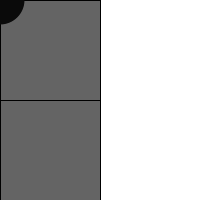
Frame 1 (no input)
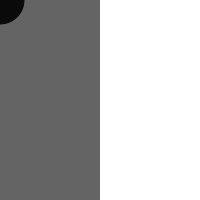
Frame 60 (the mouse pressed at the canvas centre just before this capture)
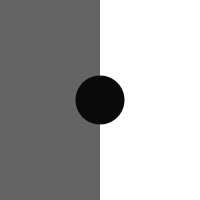
Frame 120 (the mouse held since frame 60 and released just before this capture)

The Processing sketch that drew these frames (run headless with seeded random() and noise(); from frame 60 on, the mouse is pressed at the canvas centre):

// Processing sketch: processing_7680
// ── processing_7680.pde

int[] xpos = new int[50];
int[] ypos = new int[50];

void setup()  {
 size(200,200);
 smooth();

// initialize
for (int i = 0; i < xpos.length; i++)   {

 }
}

void draw() {
background(255);
fill(100);
rect(0,0,100,100);
rect(0,100,100,100);
fill(100);


// shift array values
for (int i = 0; i < xpos.length-1; i++)   {
 xpos[i] = xpos[i+1];
 ypos[i] = ypos[i+1];
}

// new location
xpos[xpos.length-1] = mouseX;
ypos[ypos.length-1] = mouseY;

// draw
for (int i = 0; i < xpos.length; i++)   {
 noStroke();
 fill(255-i*5);
ellipse(xpos[i],ypos[i],i,i);
}
}
